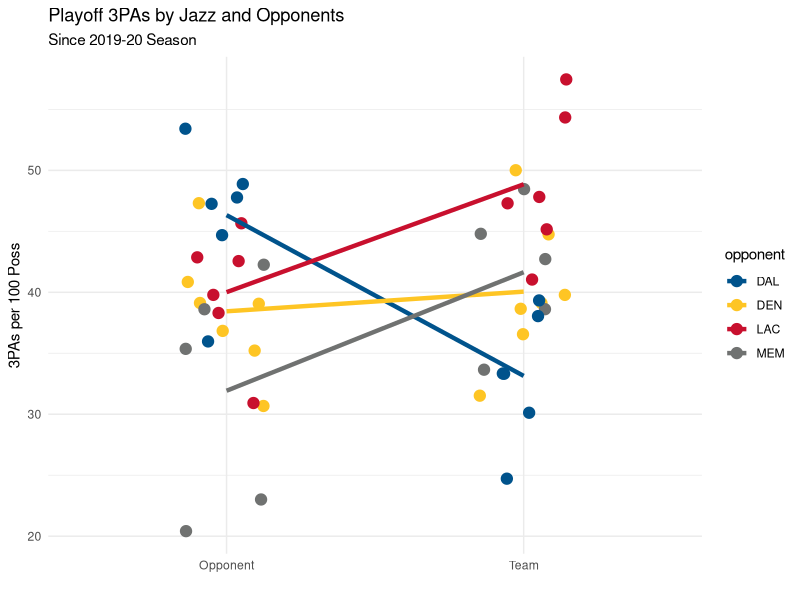

This figure's R source:
#########################
# Dot Distribution Plot #
# Using {ggplot2}       #
# Adam Bushman          #
#########################


library('ggplot2')
library('dplyr')


# Data Setup

data = data.frame(
  opponent = rep(c(rep("DEN", 7), rep("MEM", 5), rep("LAC", 6), rep("DAL", 6)), 2), 
  type = c(rep("Opponent",24), rep("Team", 24)), 
  fga3 = c(
    ofga3 = c(39.05, 30.68, 40.86, 47.31, 36.84, 39.13, 35.23, 20.41, 23, 42.27, 35.35, 38.61, 45.65, 30.93, 38.3, 39.78, 42.55, 42.86, 35.96, 53.41, 44.68, 48.89, 47.25, 47.78), 
    tfga3 = c(44.76, 50, 39.78, 31.52, 36.56, 39.13, 38.64, 48.45, 38.61, 44.79, 33.66, 42.72, 54.35, 41.05, 47.31, 45.16, 57.45, 47.83, 24.72, 33.33, 30.11, 39.33, 33.33, 38.04)
  )
)



p = c("#00538C", "#FEC524", "#C8102E", "#707271")

ggplot(data = data, aes(type, fga3)) +
  geom_jitter(size = 3.5, width = 0.15) +
  stat_summary(fun = mean, geom = "line", aes(group = opponent), size = 1.5) +
  scale_color_manual(values = p) +
  aes(color = opponent) +
  ggtitle("Playoff 3PAs by Jazz and Opponents", "Since 2019-20 Season") +
  ylab("3PAs per 100 Poss") +
  xlab("") +
  theme_minimal()
